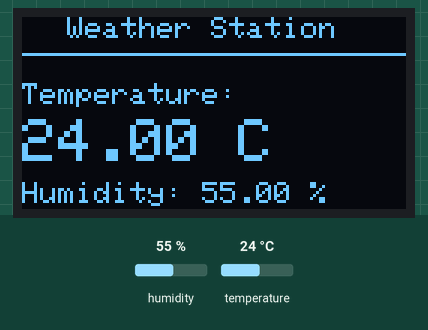
Recording of a sketch running on a simulated Arduino Uno, built with avr-gcc and run on an emulated ATmega328P. Shown: 128×64 one-colour display. The inputs (shaded band) are chosen by the test bench; at power-on: humidity 55 %, temperature 24 °C. What the sketch prints to the serial monitor is not drawn.

Above: at 3.2 s.
3.3 s: humidity set to 22 %
At 4.7 s:
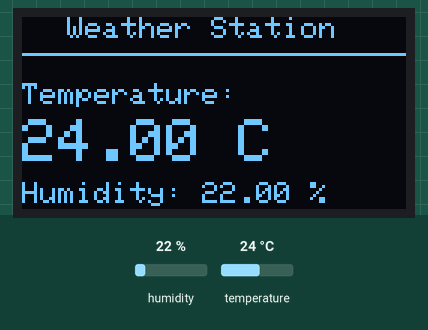
6.0 s: temperature set to 12 °C
At 6.5 s:
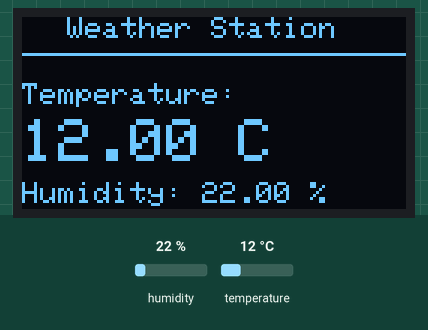
8.7 s: humidity set to 40 %
At 11.2 s:
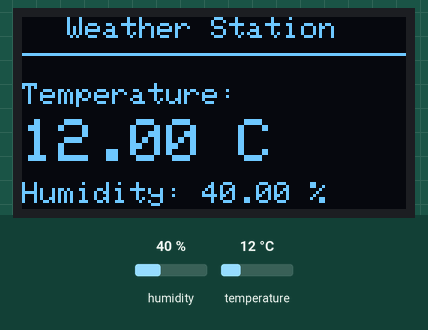
11.7 s: temperature set to 19 °C
At 13.0 s:
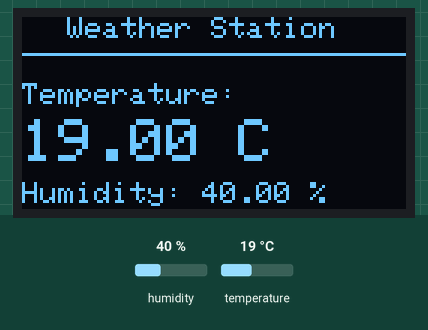
Timing chart, 0 to 14.7 s (numbered marks = the images above; inputs shaded):
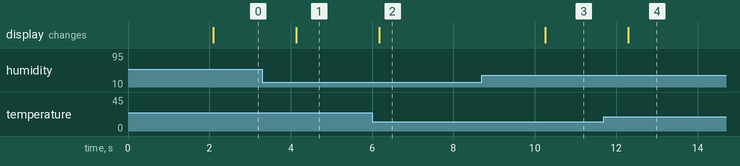

Measured:
- after the input at 3.3 s, the display: changes after 0.84 s (image 1)
- after the input at 6.0 s, the display: changes after 0.18 s (image 2)
- after the input at 8.7 s, the display: changes after 1.6 s (image 3)
- after the input at 11.7 s, the display: changes after 0.59 s (image 4)

The sketch:

temperature_monitoring.ino
```cpp
#include <Wire.h>
#include <Adafruit_GFX.h>
#include <Adafruit_SSD1306.h>
#include <DHT.h>

#define SCREEN_WIDTH 128
#define SCREEN_HEIGHT 64

Adafruit_SSD1306 display(SCREEN_WIDTH, SCREEN_HEIGHT, &Wire, -1);

#define DHTPIN 4
#define DHTTYPE DHT22

DHT dht(DHTPIN, DHTTYPE);

void setup() {
  Serial.begin(9600);
  dht.begin();

  if (!display.begin(SSD1306_SWITCHCAPVCC, 0x3C)) {
    Serial.println("OLED not found");
    while (true);
  }

  display.clearDisplay();
  display.setTextColor(WHITE);

  display.setTextSize(1);
  display.setCursor(10, 10);
  display.println("Smart Weather");
  display.setCursor(25, 25);
  display.println("Station");
  display.display();

  delay(2000);
}

void loop() {
  float temperature = dht.readTemperature();
  float humidity = dht.readHumidity();

  if (isnan(temperature) || isnan(humidity)) {
    display.clearDisplay();
    display.setTextSize(1);
    display.setCursor(10, 20);
    display.println("Sensor Error!");
    display.display();
    delay(2000);
    return;
  }

  display.clearDisplay();

  display.setTextSize(1);
  display.setCursor(15, 0);
  display.println("Weather Station");

  display.drawLine(0, 12, 128, 12, WHITE);

  display.setTextSize(1);
  display.setCursor(0, 22);
  display.print("Temperature:");

  display.setTextSize(2);
  display.setCursor(0, 34);
  display.print(temperature);
  display.print(" C");

  display.setTextSize(1);
  display.setCursor(0, 55);
  display.print("Humidity: ");
  display.print(humidity);
  display.print(" %");

  display.display();

  Serial.print("Temperature: ");
  Serial.print(temperature);
  Serial.print(" C  Humidity: ");
  Serial.print(humidity);
  Serial.println(" %");

  delay(2000);
}
```
